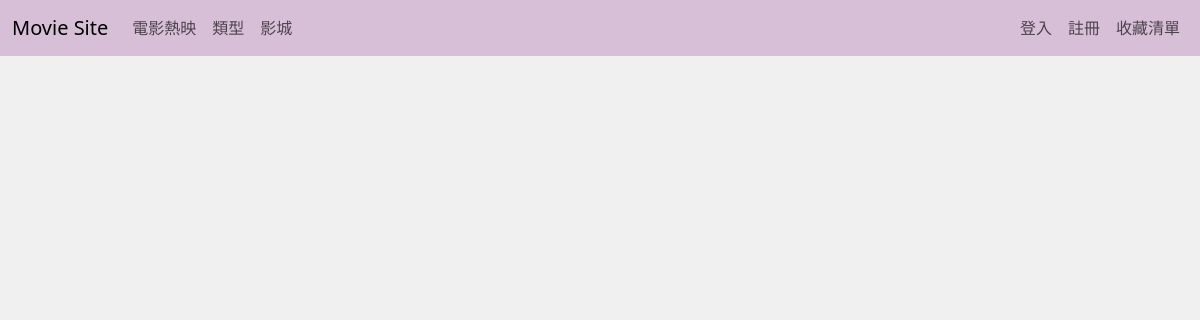
Before: /theater/台北長春國賓影城/乒乓男孩 with the older database file.
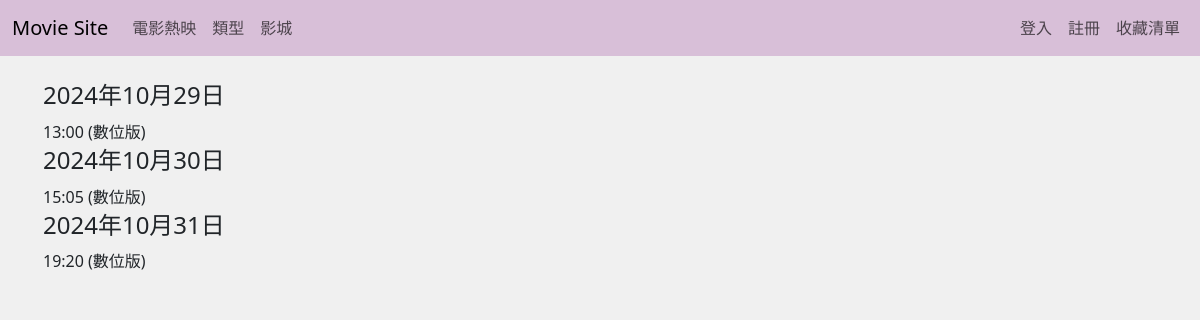
After: the same page with the newer database file.
### movie_ticket_booking/models.py (models this page shows)
class Show(models.Model):
    movie = models.ForeignKey(
        Movie, on_delete=models.CASCADE, related_name="theater_movie"
    )
    roomType = models.CharField(max_length=20)
    date = models.DateField()
    playTime = models.CharField(max_length=20)
    theater_name = models.CharField(max_length=40, null=False)
    place = models.CharField(max_length=40, null=False)
    class Meta:
        db_table = "db_show"

### movie_ticket_booking/views.py (the view)
# urls.py: path("theater/<str:theaterName>/<str:movieName>", views.show_time),
def show_time(request, theaterName, movieName):
    if "username" in request.session:
        user = request.session["username"]
        movie_date = (
            Show.objects.filter(
                theater_name=theaterName, movie=Movie.objects.get(title=movieName)
            )
            .values_list("date", "roomType")
            .distinct()
        )
        movie_showtime = Show.objects.filter(
            theater_name=theaterName, movie=Movie.objects.get(title=movieName)
        )
        return render(request, "theaterShow.html", locals())
    else:
        user = None
        movie_date = (
            Show.objects.filter(
                theater_name=theaterName, movie=Movie.objects.get(title=movieName)
            )
            .values_list("date", "roomType")
            .distinct()
        )
        movie_showtime = Show.objects.filter(
            theater_name=theaterName, movie=Movie.objects.get(title=movieName)
        )
        return render(request, "theaterShow.html", locals())

### templates/theaterShow.html
{% extends 'base.html' %}
{% block content %}
<table>
{% for date,type in movie_date %}
    <tr>
        <td><h4>{{ date }}</h4></td>
    </tr>
    {% for showtime in movie_showtime %}
    <tr>
        {% if showtime.date == date %}
            <td>
            {{ showtime.playTime }}
            {{ showtime.roomType }}
            </td>
        {% endif %}
    </tr>
    {% endfor %}
{% endfor %}
</table>
{% endblock %}

### templates/base.html (shortened to what this page needs)
<!DOCTYPE html>
<html lang="en">
<head>
    <link href="https://cdn.jsdelivr.net/npm/bootstrap@5.3.0/dist/css/bootstrap.min.css" rel="stylesheet">
</head>
<body>
    <nav class="navbar navbar-expand-lg navbar-light fixed-top">
        <div class="container-fluid">
            <a class="navbar-brand" href="/">Movie Site</a>
            <div class="collapse navbar-collapse" id="navbarNav">
                <ul class="navbar-nav me-auto">
                    <li class="nav-item">
                        <a class="nav-link" href="#trending">電影熱映</a>
                    </li>
                    <li class="nav-item">
                        <a class="nav-link" href="/type">類型</a>
                    </li>
                    <li class="nav-item">
                        <a class="nav-link" href="/theater">影城</a>
                    </li>
                </ul>
                <ul class="navbar-nav ms-auto">
                    {% if user %}
                    <li class="nav-item">
                        <a class="nav-link">{{ user }}</a>
                    </li>
                    <li class="nav-item">
                        <a class="nav-link" href="/logout">登出</a>
                    </li>
                    {% else %}
                    <li class="nav-item">
                        <a class="nav-link" href="/login">登入</a>
                    </li>
                    <li class="nav-item">
                        <a class="nav-link" href="/register">註冊</a>
                    </li>
                    {% endif %}
                    <li class="nav-item">
                        <a class="nav-link" href="/favorite">收藏清單</a>
                    </li>
                </ul>
            </div>
        </div>
    </nav>
    <div class="container" style="margin-top: 80px;">
    {% block content %} {% endblock %}
    </div>
</body>
</html>

### templates/base.html (style rules this page uses)
.navbar { background-color: #D8BFD8; }
body { background-color: #f0f0f0; }

Changed rows visible on the page:
added Show: playTime "13:00", roomType "(數位版)", shown under "2024年10月29日"
added Show: playTime "15:05", roomType "(數位版)", shown under "2024年10月30日"
added Show: playTime "19:20", roomType "(數位版)", shown under "2024年10月31日"
Other visible differences:
new list line: "2024年10月29日"
new list line: "2024年10月30日"
new list line: "2024年10月31日"
